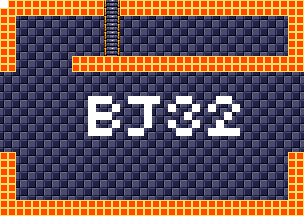

Rendered tile map (Tiled .tmx) drawn with the repository's tilesets; below, a short description and the map source with its tile grids summarised:
An orthogonal 38x27 tile map with 8x8 px tiles, 4 tile layers (background, foreground, room numbers, Objects), 15 tilesets.

<map version="1.5" tiledversion="1.7.1" orientation="orthogonal" renderorder="right-down" width="38" height="27" tilewidth="8" tileheight="8" infinite="0" nextlayerid="11" nextobjectid="1">
 <tileset firstgid="1" source="tilesheets/tsKarniMata.tsx" />
 <tileset firstgid="1025" source="tilesheets/tsVoodooWasp.tsx" />
 <tileset firstgid="2049" source="tilesheets/tsBurial.tsx" />
 <tileset firstgid="3073" source="tilesheets/tsBlueTemple.tsx" />
 <tileset firstgid="4097" source="tilesheets/tsGoddess.tsx" />
 <tileset firstgid="5121" source="tilesheets/tsKonark.tsx" />
 <tileset firstgid="6145" name="sEnemies" tilewidth="8" tileheight="8" tilecount="1024" columns="32">
  <image source="../grapx/tilesheets/sObjects.bmp" trans="ff94ff" width="256" height="256" />
 </tileset>
 <tileset firstgid="7169" source="tilesheets/tsIceTemple.tsx" />
 <tileset firstgid="8193" source="tilesheets/tsLavaArea.tsx" />
 <tileset firstgid="9217" source="tilesheets/tsBossArea.tsx" />
 <tileset firstgid="10241" source="tilesheets/tsPegu.tsx" />
 <tileset firstgid="11265" source="tilesheets/sTiwanakuTemple.tsx" />
 <tileset firstgid="12289" source="tilesheets/sIndraTemple.tsx" />
 <tileset firstgid="13313" source="tilesheets/sTeleport.tsx" />
 <tileset firstgid="14337" source="tilesheets/sObjects.tsx" />
 <layer id="2" name="background" width="38" height="27">
  <data>[1026 cells, 1026 non-empty, 2 distinct tile ids]</data>
 </layer>
 <layer id="1" name="foreground" width="38" height="27">
  <data>[1026 cells, 268 non-empty, 3 distinct tile ids]</data>
 </layer>
 <layer id="7" name="room numbers" width="38" height="27">
  <data>[1026 cells, 42 non-empty, 1 distinct tile ids]</data>
 </layer>
 <layer id="10" name="Objects" width="38" height="27">
  <data>[1026 cells, 0 non-empty, 0 distinct tile ids]</data>
 </layer>
</map>
